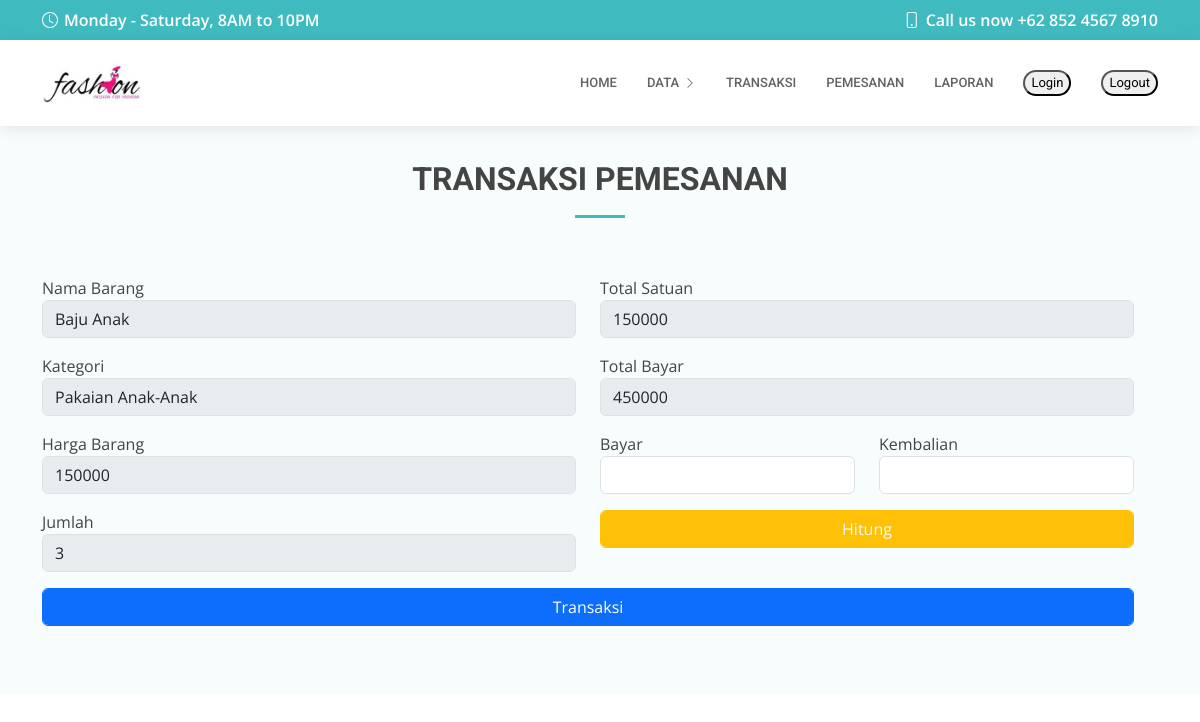
The page /kasir/hal-refrensi/p-trans.php?id=13 (signed in) on the database its author committed.
### tables this page shows
CREATE TABLE `penjualan` (
  `Id_Barang` int(20) NOT NULL,
  `Pengirim` varchar(50) NOT NULL,
  `NamaBarang` varchar(40) NOT NULL,
  `JumlahBarang` int(15) NOT NULL,
  `HargaBarang` int(15) NOT NULL,
  `Kategori` varchar(255) NOT NULL,
  `Ukuran` varchar(255) NOT NULL,
  `Message` varchar(255) NOT NULL,
  `Created_at` datetime NOT NULL DEFAULT current_timestamp(),
  `Updated_at` datetime NOT NULL
);

### kasir/hal-refrensi/p-trans.php (the view, shortened to what this page needs)
<?php
require "../DB.php";
$id = $_GET["id"];
$p = mysqli_query($koneksi, "SELECT * FROM penjualan WHERE Id_Barang = $id");
?>
<!DOCTYPE html>
<html lang="en">
<head>
  <link href="../../assets/vendor/fontawesome-free/css/all.min.css" rel="stylesheet">
  <link href="../../assets/vendor/animate.css/animate.min.css" rel="stylesheet">
  <link href="../../assets/vendor/aos/aos.css" rel="stylesheet">
  <link href="../../assets/vendor/bootstrap/css/bootstrap.min.css" rel="stylesheet">
  <link href="../../assets/vendor/bootstrap-icons/bootstrap-icons.css" rel="stylesheet">
  <link href="../../assets/vendor/boxicons/css/boxicons.min.css" rel="stylesheet">
  <link href="../../assets/vendor/glightbox/css/glightbox.min.css" rel="stylesheet">
  <link href="../../assets/vendor/swiper/swiper-bundle.min.css" rel="stylesheet">
  <link href="../../assets/css/style.css" rel="stylesheet">
</head>
<body>
    <div id="topbar" class="d-flex align-items-center fixed-top">
    <div class="container d-flex align-items-center justify-content-center justify-content-md-between">
      <div class="align-items-center d-none d-md-flex">
        <i class="bi bi-clock"></i> Monday - Saturday, 8AM to 10PM
      </div>
      <div class="d-flex align-items-center">
        <i class="bi bi-phone"></i> Call us now +62 852 4567 8910
      </div>
    </div>
  </div>
  <header id="header" class="fixed-top">
    <div class="container  mt-0 d-flex align-items-center">
      <a href="index.html" class="logo me-auto"><img src="../logobutik.png" alt=""></a>
      <nav id="navbar" class="navbar order-last order-lg-0">
        <ul>
          <li><a class="nav-link scrollto " href="../#hero">Home</a></li>
          <li class="dropdown"><a href="#"><span>Data</span> <i class="bi bi-chevron-right"></i></a>
              </li>
          <li><a class="nav-link scrollto" href="transaksi.php">Transaksi</a></li>
          <li><a class="nav-link scrollto" href="pemesanan.php">Pemesanan</a></li>
          <li><a class="nav-link scrollto " href="laporan.php">Laporan</a></li>
          <li><a class="nav-link scrollto" href="../../Form_Login/FormLogin.php" ><button style="border-radius: 100px;">Login</button></a></li>
          <li><a class="nav-link scrollto" href="../../Form_Login/Logout.php" ><button style="border-radius: 100px;">Logout</button></a></li>
      </nav>
    </div>
  </header>
<section id="pemesanan" class="appointment section-bg" style="margin-top: 100px;" >
      <div class="container">
        <div class="section-title">
          <h2>Transaksi Pemesanan</h2>
        </div>
        <?php foreach ($p as $data ) : ?>
          <?php
                $j = $data["JumlahBarang"];
                $h = $data["HargaBarang"];
                $t = $j * $h;
            ?>
        <form action="" method="post" role="form">
        <div class="row">
          <div class="row">
            <div class="col-md-6 form-group">
              <div class="row">
                <div class="col-md-12 mt-2 mb-2">
                  <label for="NamaBarang">Nama Barang</label>
                <input type="text" disabled name="NamaBarang" class="form-control datepicker" id="NamaBarang" placeholder="Nama Barang" value="<?= $data["NamaBarang"]?>" required>
                </div>
                <div class="col-md-12 mt-2 mb-2">
                <label for="NamaBarang">Kategori</label>
                <input type="text" disabled name="Kategori" class="form-control datepicker" id="Kategori" placeholder="Kategori" value="<?= $data["Kategori"]?>" required>
                </div>
                <div class="col-md-12 mt-2 mb-2">
                <label for="hb">Harga Barang</label>
              <input type="number" class="form-control datepicker" disabled name="hb" value="<?= $data["HargaBarang"]?>" >
                </div>
                <div class="col-md-12 mt-2 mb-2">
                <label for="j">Jumlah</label><br>
              <input type="number" class="form-control datepicker" disabled name="j" value="<?= $data["JumlahBarang"]?>" >
                </div>
              </div>
            </div>
            <div class="col-md-6 form-group">
              <div class="row">
              <div class="col-md-12 mt-2 mb-2" >
                <label for="hb">Total Satuan</label>
                <input type="number" name="hb" class="form-control datepicker" id="hb" disabled value="<?= $data["HargaBarang"]?>">
            </div>
              <div class="col-md-12 mt-2 mb-2" >
                <label for="tb">Total Bayar</label>
                <input type="number" name="tb" class="form-control datepicker" id="tb" disabled  value="<?= $t;?>">
            </div>
              <div class="col-md-12 mt-2 mb-2" >
                <div class="row">
                  <form action="" method="post">
                  <div class="col-md-6">
                  <label for="b">Bayar</label>
                <input type="number" name="b" class="form-control datepicker" id="b">
                  </div>
                  <div class="col-md-6">
                  <label for="k">Kembalian</label>
                <input type="number" name="k" class="form-control datepicker" id="k" value="<?= $kmb;?>" >
                  </div>
                  <div class="col-md-12 mt-3" >
                <button type="submit" class="btn btn-warning form-control datepicker text-light" name="hitung">Hitung</button>
                </div>
                  </form>
                </div>
            </div>
            </div>
            </div>
            <div class="col-md-12 mt-2 mb-2 form-group">
              <button type="submit" name="transaksi" class="btn btn-primary form-control datepicker">Transaksi</button>
            </div>
          </div>
        </form>
        <?php endforeach; ?>
      </div>
    </section>
</body>
</html>

### assets/css/style.css (style rules this page uses)
body { font-family: "Open Sans", sans-serif; color: #444444; }
a { color: #3fbbc0; text-decoration: none; }
h1, h2, h3, h4, h5, h6 { font-family: "Roboto", sans-serif; }
#topbar { background: #3fbbc0; color: #fff; height: 40px; font-size: 16px; font-weight: 600; z-index: 996; transition: all 0.5s; }
#topbar i { padding-right: 6px; line-height: 0; }
#header { background: #fff; transition: all 0.5s; z-index: 997; padding: 20px 0; top: 40px; box-shadow: 0px 2px 15px rgba(0, 0, 0, 0.1); }
#header .logo { font-size: 28px; margin: 0; padding: 0; line-height: 1; font-weight: 600; letter-spacing: 0.5px; text-transform: uppercase; }
#header .logo img { max-height: 40px; }
.navbar { padding: 0; }
.navbar ul { margin: 0; padding: 0; display: flex; list-style: none; align-items: center; }
.navbar li { position: relative; }
.navbar a, .navbar a:focus { display: flex; align-items: center; justify-content: space-between; padding: 10px 0 10px 30px; font-family: "Roboto", sans-serif; font-size: 13px; color: #626262; white-space: nowrap; transition: 0.3s; text-transform: uppercase; font-weight: 500; }
.navbar a i, .navbar a:focus i { font-size: 12px; line-height: 0; margin-left: 5px; }
section { padding: 60px 0; overflow: hidden; }
.section-bg { background-color: #f7fcfc; }
.section-title { text-align: center; padding-bottom: 30px; }
.section-title h2 { font-size: 32px; font-weight: bold; text-transform: uppercase; margin-bottom: 20px; padding-bottom: 20px; position: relative; }
.section-title h2::after { content: ""; position: absolute; display: block; width: 50px; height: 3px; background: #3fbbc0; bottom: 0; left: calc(50% - 25px); }

### rows shown on the page
penjualan: NamaBarang "Baju Anak", Kategori "Pakaian Anak-Anak", hb "150000", j "3", tb "450000"
